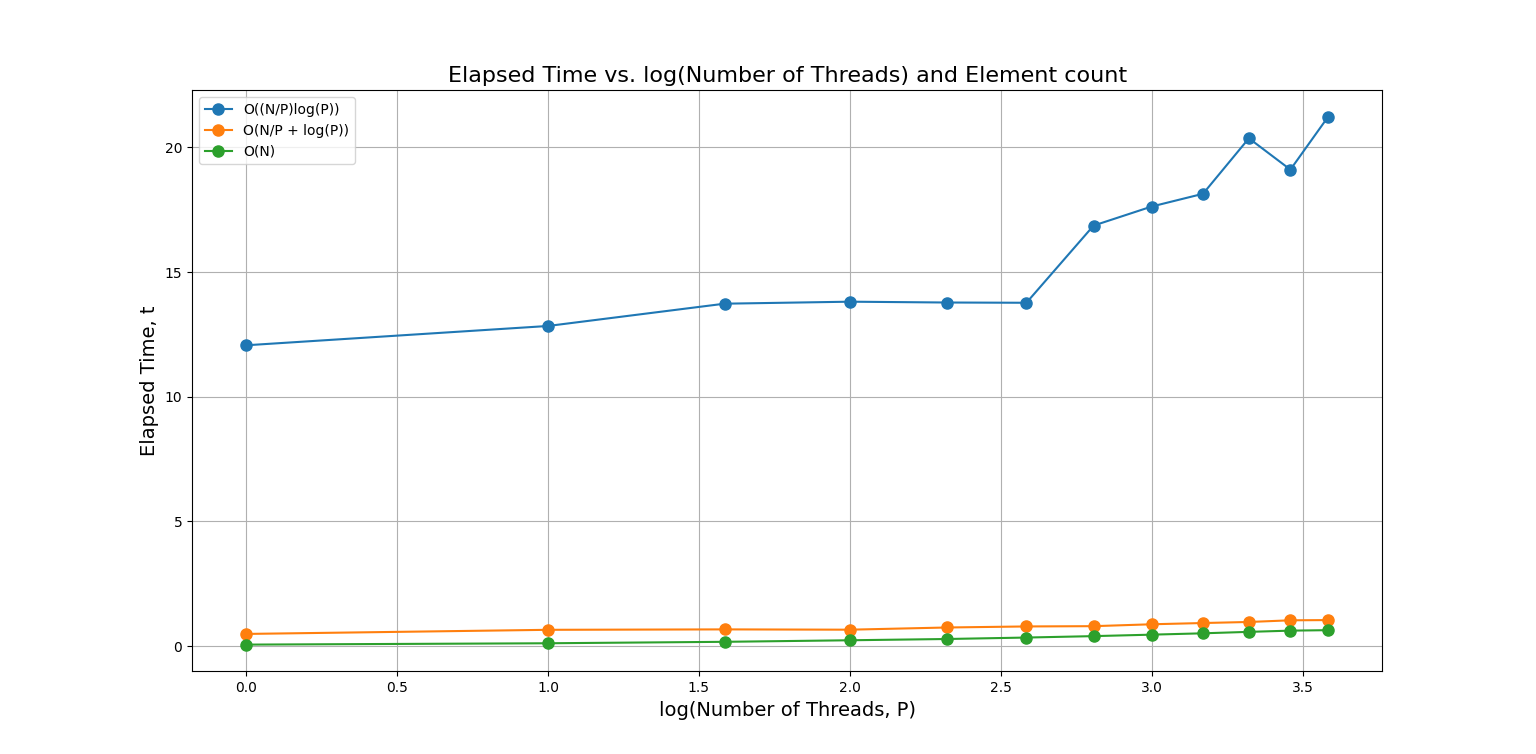

Write Python code to recreate this figure.
import subprocess
import matplotlib.pyplot as plt
import numpy as np

executables = {
    "O((N/P)log(P))": "./prefixsum_np_p.exe",
    "O(N/P + log(P))": "./prefixsum_np_plus_p.exe",
    "O(N)": "./prefixsum.exe"
}

thread_counts = [1, 2, 3, 4, 5, 6, 7, 8, 9, 10, 11, 12]
# element_counts = [100, 200, 300, 400, 500, 600, 700, 800, 900, 1000, 1100, 1200]
element_counts = [10000000, 20000000, 30000000, 40000000, 50000000, 60000000, 70000000, 80000000, 90000000, 100000000, 110000000, 120000000]
log_thread_counts = []

execution_times = {key: [] for key in executables}

for label, exe_path in executables.items():
    for P, E in zip(thread_counts, element_counts):
        result = subprocess.run(
            ["powershell", f"$env:OMP_NUM_THREADS={P}; .\\{exe_path} {E}"],
            capture_output=True, text=True
        )

        for line in result.stdout.splitlines():
            if "Elapsed time (t) =" in line:
                time_taken = float(line.split("=")[1].strip())
                execution_times[label].append(time_taken)
                break

print(execution_times)

log_thread_counts = np.log2(thread_counts)

plt.figure(figsize=(12, 6))

for label, times in execution_times.items():
    plt.plot(log_thread_counts, times, marker='o', linestyle='-', markersize=8, label=label)

plt.title("Elapsed Time vs. log(Number of Threads) and Element count", fontsize=16)
plt.xlabel("log(Number of Threads, P)", fontsize=14)
plt.ylabel("Elapsed Time, t", fontsize=14)
plt.grid(True)
plt.legend()

plt.show()
